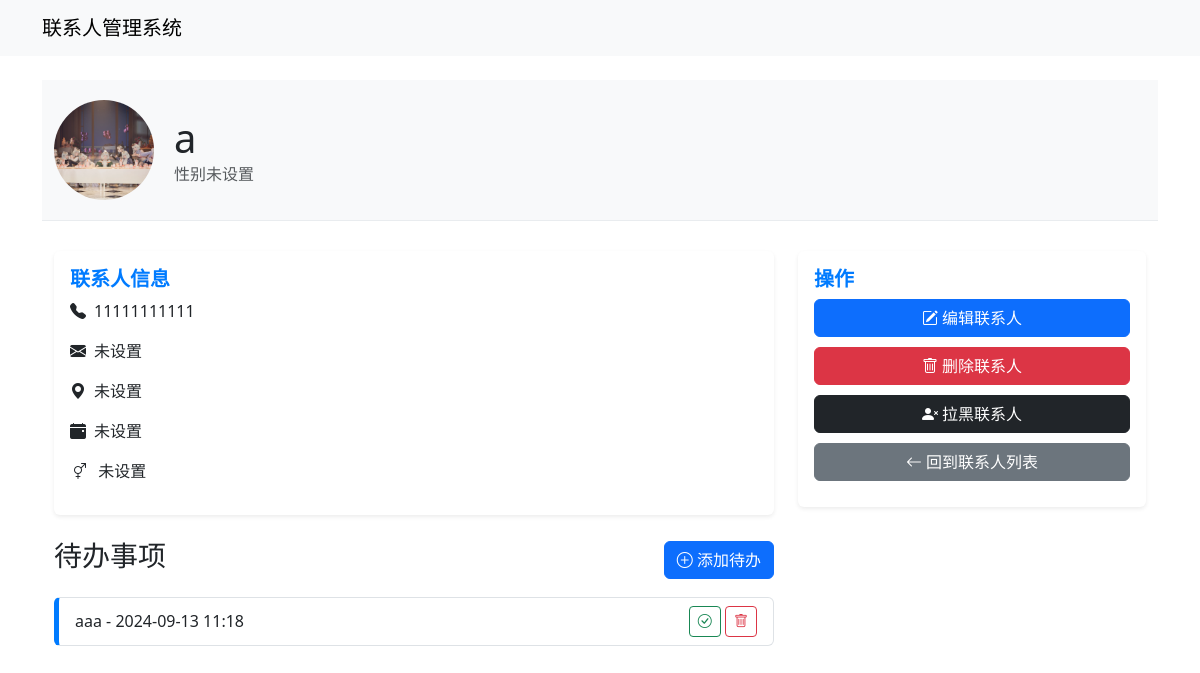
Page /contacts/0999527516/ (signed in) on the earlier database version.
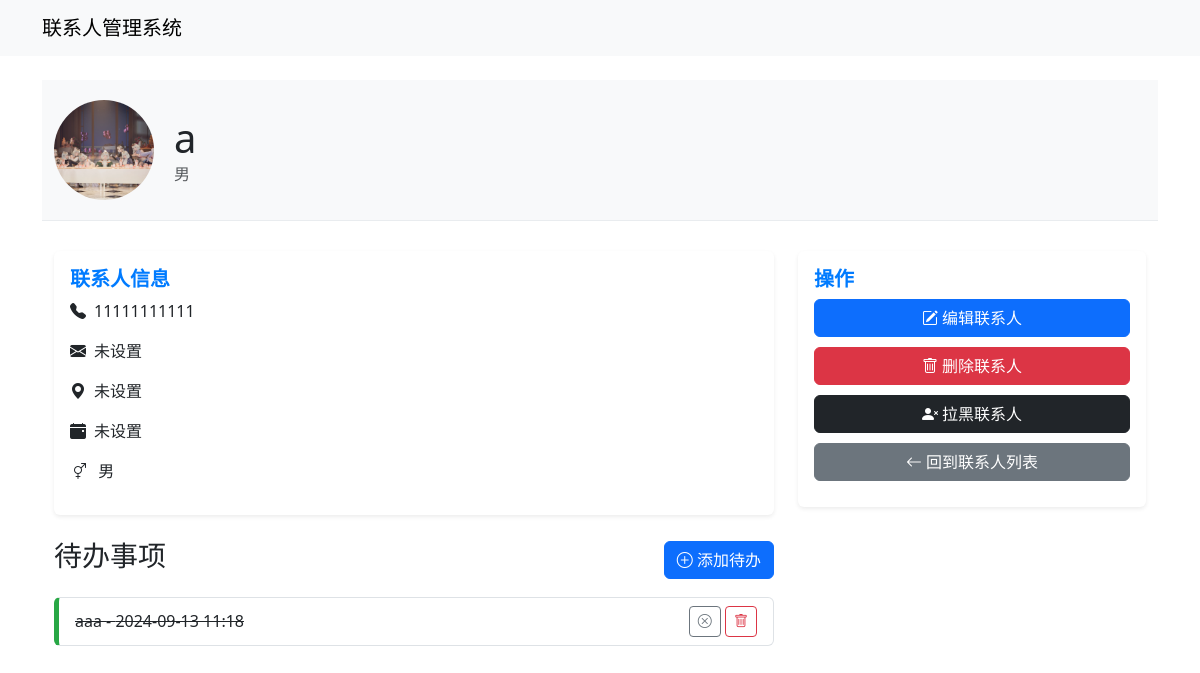
Same page on the later database version.
### contacts/models.py (models this page shows, shortened)
class Todo(models.Model):
    contact = models.ForeignKey(Contact, related_name='todos', on_delete=models.CASCADE)
    event = models.CharField(max_length=200)
    time = models.DateTimeField()
    completed = models.BooleanField(default=False)
    created_at = models.DateTimeField(default=timezone.now)

### contacts/views.py (the view)
# urls.py: path('<str:ct_id>/', views.contact_detail, name='contact_detail'),
@login_required(login_url='contacts:login')
def contact_detail(request, ct_id):
    contact = get_object_or_404(Contact, ct_id=ct_id, user=request.user)
    return render(request, 'contact_detail.html', {'contact': contact})

### templates/contact_detail.html (shortened to what the changed rows need)
{% extends "base.html" %}
{% load static %}
{% block content %}
<div class="contact-header">
    <div class="container">
        <div class="d-flex align-items-center">
            <div>
                <h1 class="contact-name">
                    {{ contact.ct_name }}
                </h1>
                <p class="text-muted mb-0">
                    {% if contact.gender %}
                        {% if contact.gender == 'M' %}男{% else %}女{% endif %}
                    {% else %}
                        性别未设置
                    {% endif %}
                </p>
            </div>
        </div>
    </div>
</div>
<div class="container">
    <div class="row">
        <div class="col-md-8">
            <div class="card mb-4">
                <div class="card-body">
                    <h5 class="card-title">联系人信息</h5>
                    <p><i class="bi bi-telephone-fill me-2"></i>{{ contact.ct_phone }}</p>
                    <p><i class="bi bi-envelope-fill me-2"></i>{{ contact.email|default:"未设置" }}</p>
                    <p><i class="bi bi-geo-alt-fill me-2"></i>{{ contact.address|default:"未设置" }}</p>
                    <p><i class="bi bi-calendar-event-fill me-2"></i>{{ contact.birthday|date:"Y-m-d"|default:"未设置" }}</p>
                    <p><i class="bi bi-gender-ambiguous me-2"></i>
                        {% if contact.gender %}
                            {% if contact.gender == 'M' %}男{% else %}女{% endif %}
                        {% else %}
                            未设置
                        {% endif %}
                    </p>
                </div>
            </div>
            {% if contact.todos.all %}
                <div class="todo-list">
                    <ul class="list-group mb-4">
                    {% for todo in contact.todos.all %}
                        <li class="list-group-item d-flex justify-content-between align-items-center {% if todo.completed %}completed{% endif %}">
                            <span>
                                {% if todo.completed %}
                                    <s>{{ todo.event }} - {{ todo.time|date:"Y-m-d H:i" }}</s>
                                {% else %}
                                    {{ todo.event }} - {{ todo.time|date:"Y-m-d H:i" }}
                                {% endif %}
                            </span>
                            <div>
                                <form method="post" action="{% url 'contacts:toggle_todo' ct_id=contact.ct_id todo_id=todo.id %}" class="d-inline">
                                    <button type="submit" class="btn btn-sm {% if todo.completed %}btn-outline-secondary{% else %}btn-outline-success{% endif %}">
                                        {% if todo.completed %}<i class="bi bi-x-circle"></i>{% else %}<i class="bi bi-check-circle"></i>{% endif %}
                                    </button>
                                </form>
                                <form method="post" action="{% url 'contacts:delete_todo' ct_id=contact.ct_id todo_id=todo.id %}" class="d-inline">
                                    <button type="submit" class="btn btn-sm btn-outline-danger" onclick="return confirm('确定要删除这个待办事项吗？');">
                                        <i class="bi bi-trash"></i>
                                    </button>
                                </form>
                            </div>
                        </li>
                    {% endfor %}
                    </ul>
                </div>
            {% else %}
                <p class="text-muted">没有待办事项。</p>
            {% endif %}
        </div>
    </div>
</div>
{% endblock %}

Differences in the rows shown:
changed Todo "aaa": completed False → True (drawn)
Other differences:
text no longer shown: "性别未设置 未设置"
text now shown: "男 男"
